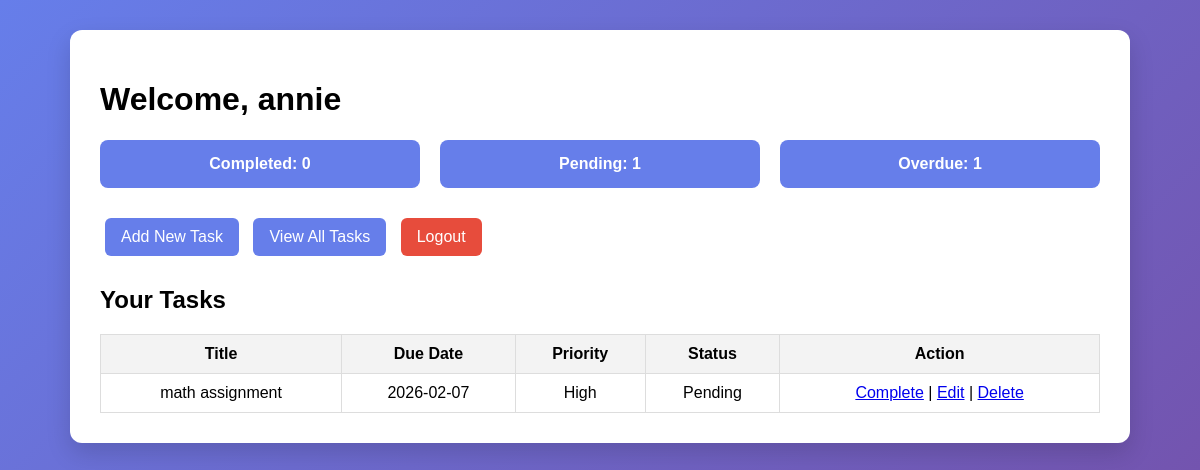
The app's page /dashboard (signed in) with its own data.
### tables this page shows
CREATE TABLE tasks (
        id INTEGER PRIMARY KEY AUTOINCREMENT,
        user_id INTEGER,
        title TEXT,
        description TEXT,
        due_date TEXT,
        priority TEXT,
        expected_time INTEGER,
        actual_time INTEGER,
        status TEXT DEFAULT 'Pending',
        reflection TEXT,
        distraction TEXT,
        difficulty TEXT,
        rating INTEGER,
        attachment TEXT,
        created_at TEXT
    );

### Web Project/app.py (the view)
@app.route("/dashboard")
def dashboard():
    if 'user_id' not in session:
        return redirect("/")
    conn = get_db()
    tasks = conn.execute(
        "SELECT * FROM tasks WHERE user_id=? ORDER BY created_at DESC",
        (session['user_id'],)
    ).fetchall()
    conn.close()
    completed = len([t for t in tasks if t['status'] == 'Completed'])
    pending = len([t for t in tasks if t['status'] == 'Pending'])
    overdue = len([
        t for t in tasks
        if t['status'] == 'Pending' and t['due_date'] < date.today().strftime("%Y-%m-%d")
    ])
    return render_template(
        "dashboard.html",
        tasks=tasks,
        completed=completed,
        pending=pending,
        overdue=overdue
    )

### Web Project/app.py (called while the page is built)
def get_db():
    conn = sqlite3.connect("database.db")
    conn.row_factory = sqlite3.Row
    return conn

### Web Project/templates/dashboard.html (shortened to what this page needs)
<!DOCTYPE html>
<html>
<head>
    <link rel="stylesheet" href="/static/style.css">
</head>
<body>
    <div class="dashboard-container">
        <h1>Welcome, {{ session['name'] }}</h1>
        <div class="stats">
            <div class="stat-card">Completed: {{ completed }}</div>
            <div class="stat-card">Pending: {{ pending }}</div>
            <div class="stat-card">Overdue: {{ overdue }}</div>
        </div>
        <a href="/add_task" class="btn">Add New Task</a>
        <a href="/tasks" class="btn">View All Tasks</a>
        <a href="/logout" class="btn logout">Logout</a>
        <h2>Your Tasks</h2>
        {% if tasks %}
        <table>
            <tr>
                <th>Title</th>
                <th>Due Date</th>
                <th>Priority</th>
                <th>Status</th>
                <th>Action</th>
            </tr>
            {% for task in tasks %}
            <tr>
                <td>{{ task['title'] }}</td>
                <td>{{ task['due_date'] }}</td>
                <td>{{ task['priority'] }}</td>
                <td>{{ task['status'] }}</td>
                <td>
                    {% if task['status'] == 'Pending' %}
                        <a href="/complete_task/{{ task['id'] }}">Complete</a> |
                        <a href="/edit_task/{{ task['id'] }}">Edit</a> |
                    {% endif %}
                    <a href="/delete_task/{{ task['id'] }}">Delete</a>
                </td>
            </tr>
            {% endfor %}
        </table>
        {% else %}
            <p>No tasks yet. Start by adding one!</p>
        {% endif %}
    </div>
</body>
</html>

### Web Project/static/style.css (style rules this page uses)
body { margin: 0; padding: 0; font-family: Arial, sans-serif; background: linear-gradient(135deg, #667eea, #764ba2); min-height: 100vh; }
.dashboard-container { width: 90%; max-width: 1000px; margin: 30px auto; background: #fff; padding: 30px; border-radius: 12px; box-shadow: 0 10px 25px rgba(0, 0, 0, 0.15); }
.stats { display: flex; gap: 20px; margin-bottom: 20px; }
.stat-card { flex: 1; background: #667eea; color: white; padding: 15px; border-radius: 8px; text-align: center; font-weight: bold; }
.btn { display: inline-block; margin: 10px 5px; padding: 10px 16px; background: #667eea; color: white; text-decoration: none; border-radius: 6px; }
.logout { background: #e74c3c; }
table { width: 100%; border-collapse: collapse; margin-top: 15px; }
table th, table td { border: 1px solid #ddd; padding: 10px; text-align: center; }
table th { background: #f3f3f3; }

### records on screen
tasks: title "math assignment", due_date "2026-02-07", priority "High", status "Pending"

### other values on screen
{{ session['name'] }} "annie"
{{ completed }} "0"
{{ pending }} "1"
{{ overdue }} "1"
